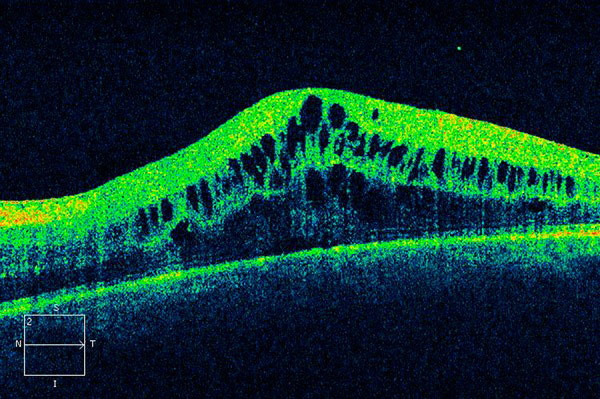
%> input picture macular-edema-oct-dr-rvo-1.jpg, 600 x 399 px
$ octave finding_cystoids_wout_label.m   (GNU Octave 9; MATLAB toolbox functions it lacks are replaced by stand-ins)
%> lines starting %> are read from the running program, lines starting %| are printed output that depends on the picture; in (x1, y1, x2, y2) boxes, pixels count from 0 and x2, y2 are one past the last pixel; in counts of white or black regions, pixels touching at a corner belong together; the program's own positions count from 1
%% reading image and converting rgb to grayscale
a=imread('macular-edema-oct-dr-rvo-1.jpg');
%> a is the input picture: size 399x600x3 uint8; mean R, G, B 12.3, 51.9, 46
figure,imshow(a);
a_gray=rgb2gray((a));
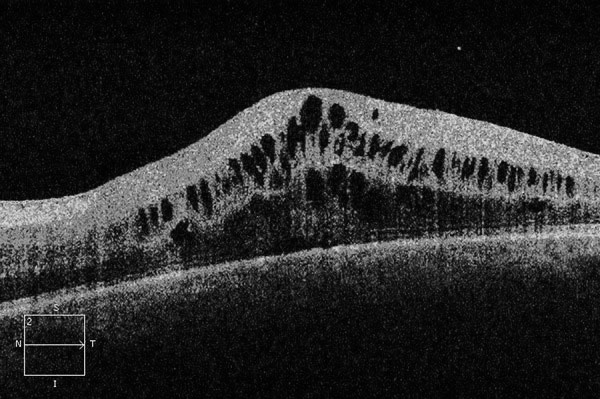
%> a_gray: size 399x600 uint8; min 0, max 232, mean 39.4
figure,imshow(a_gray);
%% k-means
nrows1 = size(a_gray,1);
%> nrows1 = 399
ncols1 = size(a_gray,2);
%> ncols1 = 600
ab1 = double(a_gray(:));
k1 = 2;
f1=rng(1);
idx1= kmeans(ab1,k1,'start','uniform');
clustered_img = reshape(idx1,nrows1,ncols1);
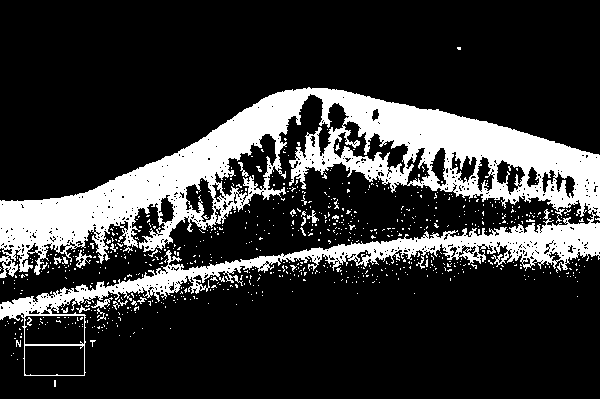
%> clustered_img: size 399x600 double; values 1 (black) and 2 (white), 20.3% white; 748 white regions (724 under 20 px), largest, box (x1, y1, x2, y2) and area: (0, 87, 600, 376) 45511, (75, 250, 92, 268) 107, (91, 297, 113, 309) 87
clustered_img(clustered_img==1)=0;
clustered_img(clustered_img==2)=1;
figure,imshow(clustered_img,[]);
%% morphological operations
se=strel('disk',1);
closed_img=imclose(clustered_img,se);
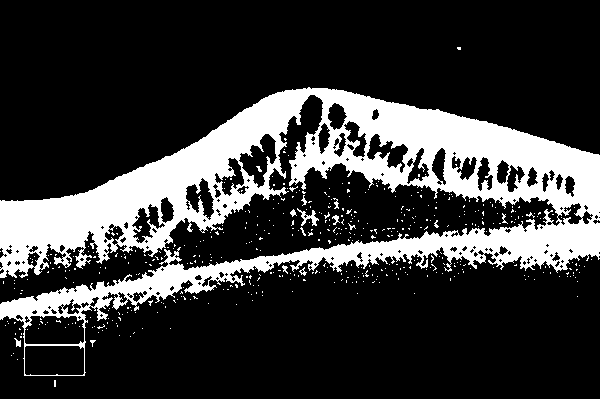
%> closed_img: size 399x600 double; values 0 (black) and 1 (white), 22.2% white; 468 white regions (456 under 20 px), largest, box (x1, y1, x2, y2) and area: (0, 87, 600, 376) 51665, (297, 208, 319, 226) 138, (332, 215, 340, 225) 38
figure,imshow(closed_img);
%% finding biggest component
cc=bwconncomp(closed_img);
%> cc = 468 connected components
numPixels=cellfun(@numel,cc.PixelIdxList);
%> numPixels = 468 values, max 51665 at index 1, min 1 at index 2, mean 113.8
arrayin=sort(numPixels,'descend');
%> arrayin = 468 values, max 51665 at index 1, min 1 at index 233, mean 113.8
[v1,idx1]=find(numPixels==arrayin(1,1));
%> v1 = 1; idx1 = 1
cnew1=closed_img;
cnew1(cc.PixelIdxList{idx1})=1;
cnew1(~cc.PixelIdxList{idx1})=0;
cluster1=zeros(size(closed_img,1),size(closed_img,2));
cluster1(cc.PixelIdxList{idx1})=1;
%> cluster1: size 399x600 double; values 0 (black) and 1 (white), 21.6% white; 1 white region, box (x1, y1, x2, y2) and area: (0, 87, 600, 376) 51665
figure,imshow(cluster1,[]);
%% morphological operations #2
se2=strel('disk',2);
opened_img=imopen(cluster1,se2);
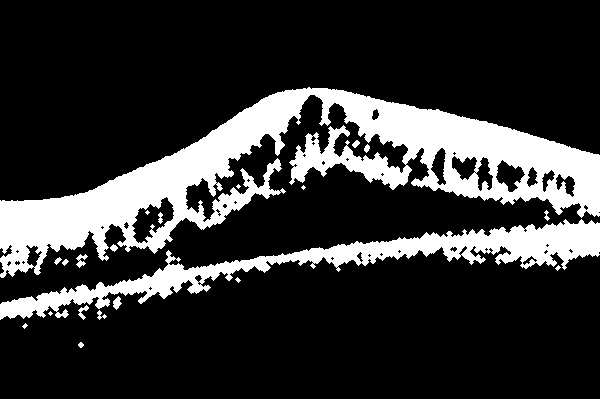
%> opened_img: size 399x600 double; values 0 (black) and 1 (white), 20.1% white; 21 white regions (7 under 20 px), largest, box (x1, y1, x2, y2) and area: (0, 87, 600, 278) 35251, (0, 219, 600, 320) 12198, (76, 254, 88, 268) 81
figure,imshow(opened_img);
%% finding biggest component #2
cc2=bwconncomp(opened_img);
%> cc2 = 21 connected components
numPixels=cellfun(@numel,cc2.PixelIdxList);
%> numPixels = 21 values, max 35251 at index 1, min 13 at index 4, mean 2289.5
arrayin=sort(numPixels,'descend');
%> arrayin = 21 values, max 35251 at index 1, min 13 at index 18, mean 2289.5
[v2,idx2]=find(numPixels==arrayin(1,1));
%> v2 = 1; idx2 = 1
cnew2=opened_img;
cnew2(cc2.PixelIdxList{idx1})=1;
cnew2(~cc2.PixelIdxList{idx1})=0;
cluster2=zeros(size(opened_img,1),size(opened_img,2));
cluster2(cc2.PixelIdxList{idx1})=1;
%> cluster2: size 399x600 double; values 0 (black) and 1 (white), 14.7% white; 1 white region, box (x1, y1, x2, y2) and area: (0, 87, 600, 278) 35251
figure,imshow(cluster2,[]);
%% morphological operations #3 and creating a mask
se3=strel('disk',9);
closed_img2=imclose(cluster2,se3);
%> closed_img2: size 399x600 double; values 0 (black) and 1 (white), 18.3% white; 1 white region, box (x1, y1, x2, y2) and area: (0, 87, 600, 278) 43694
figure,imshow(closed_img2);
mask=imfill(closed_img2,'holes');
%> mask: size 399x600 double; values 0 (black) and 1 (white), 19.5% white; 1 white region, box (x1, y1, x2, y2) and area: (0, 87, 600, 278) 46686
figure,imshow(mask,[]);
%% multiplying the mask with the original image to obtain cystoid region
masked_img=double(a_gray).*mask;
figure,imshow(masked_img,[]);
%% k-means #2
nrows2 = size(masked_img,1);
%> nrows2 = 399
ncols2 = size(masked_img,2);
%> ncols2 = 600
ab2 = double(masked_img(:));
k2 = 2;
f2=rng(1);
idx2= kmeans(ab2,k2,'start','uniform');
clustered_img2 = reshape(idx2,nrows2,ncols2);
%> clustered_img2: size 399x600 double; values 1 (black) and 2 (white), 14.6% white; 70 white regions (68 under 20 px), largest, box (x1, y1, x2, y2) and area: (0, 87, 600, 278) 34740, (335, 143, 340, 151) 21
clustered_img2(clustered_img2==1)=0;
clustered_img2(clustered_img2==2)=1;
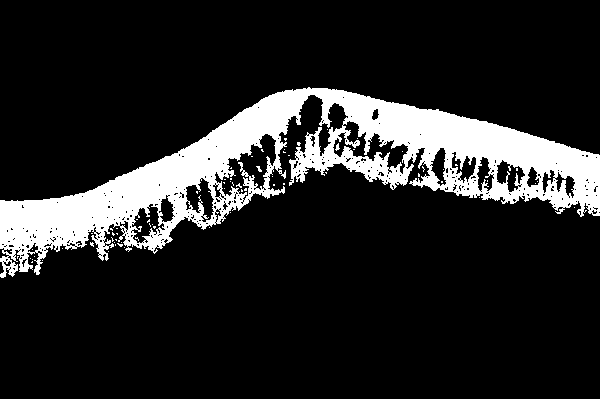
%> clustered_img2: size 399x600 double; values 0 (black) and 1 (white), 14.6% white; 70 white regions (68 under 20 px), largest, box (x1, y1, x2, y2) and area: (0, 87, 600, 278) 34740, (335, 143, 340, 151) 21
figure,imshow(clustered_img2,[]);
%% morphological operations #3 and creating a mask #2
se3=strel('disk',3);
closed_img3=imclose(clustered_img2,se3);
%> closed_img3: size 399x600 double; values 0 (black) and 1 (white), 16.4% white; 2 white regions (1 under 20 px), largest, box (x1, y1, x2, y2) and area: (0, 87, 600, 278) 39217
mask2=imfill(closed_img3,'holes');
%> mask2: size 399x600 double; values 0 (black) and 1 (white), 19.3% white; 1 white region, box (x1, y1, x2, y2) and area: (0, 87, 600, 278) 46261
figure,imshow(mask2,[]);

%inverting the matrix and extracting target regions(cystoids)
closed_img3=~closed_img3;
figure,imshow(closed_img3);
masked_img2=mask2.*closed_img3;
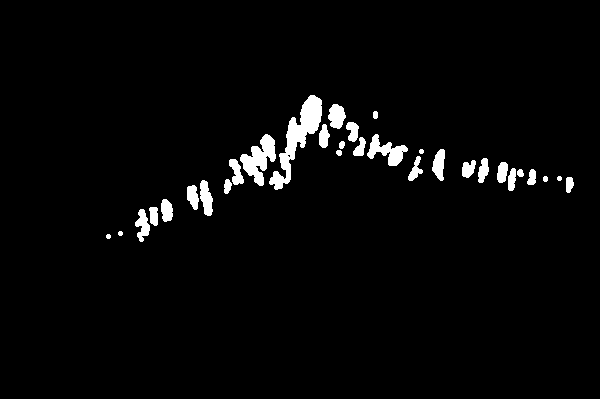
%> masked_img2: size 399x600 double; values 0 (black) and 1 (white), 2.9% white; 31 white regions, largest, box (x1, y1, x2, y2) and area: (269, 95, 322, 190) 1607, (240, 134, 276, 186) 911, (367, 134, 408, 166) 574
figure,imshow(masked_img2);
save('cystoids_wout_label.mat','masked_img2');
%% bringing some color to cystoids to make them happy
cc3=bwconncomp(masked_img2);
%> cc3 = 31 connected components
labeled=labelmatrix(cc3);
%> labeled: size 399x600 uint8; 32 distinct labels, from 0 to 31
RGB_labeled= label2rgb(labeled, 'spring', 'k', 'shuffle');
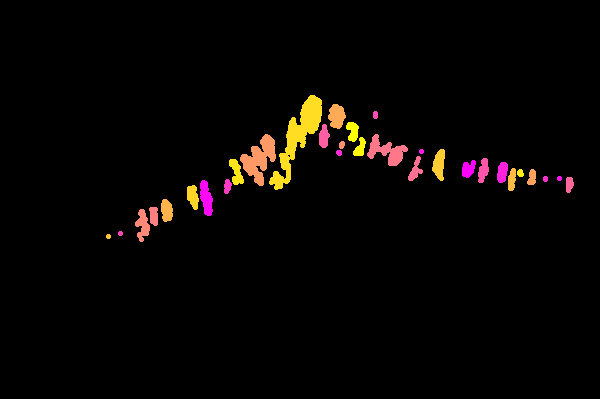
%> RGB_labeled: size 399x600x3 uint8; mean R, G, B 7.5, 4.6, 2.9
figure,imshow(RGB_labeled,'InitialMagnification','fit');
